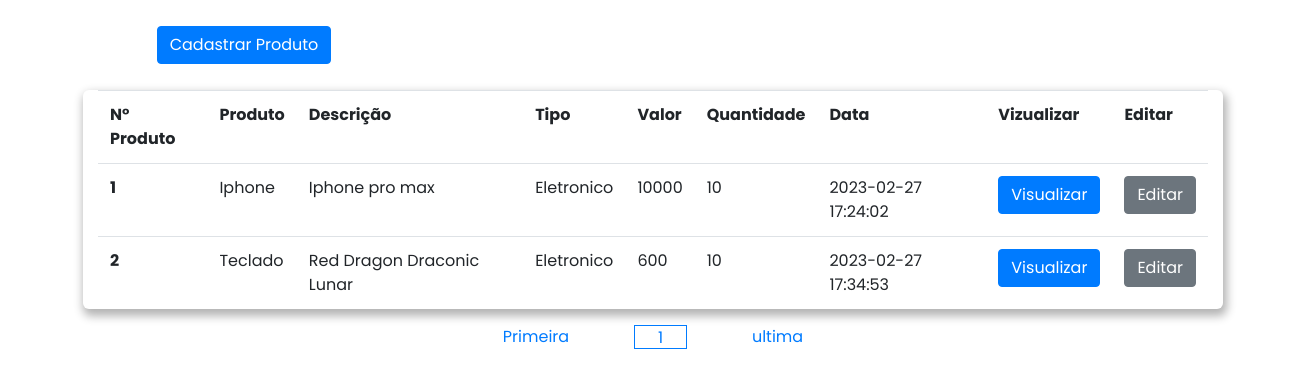
Page /Views/home.php on the committed database.
### tables this page shows
CREATE TABLE `produto` (
  `id_produto` int(11) NOT NULL,
  `nome_produto` varchar(45) NOT NULL,
  `descricao_produto` varchar(45) NOT NULL,
  `tipo_produto` varchar(45) NOT NULL,
  `valor_produto` int(11) NOT NULL,
  `quantidade_produto` int(11) NOT NULL,
  `data_registro` timestamp NOT NULL DEFAULT current_timestamp() ON UPDATE current_timestamp(),
  `detalhes_produto` longtext NOT NULL
);

### Views/Helpers/Listar.php (the view, shortened to what this page needs)
<?php
class ListarProduto
{
  public int $inicio;
 public function List()
 {
    $conexao = new Conn();
    $conn = $conexao->conectar();
    $sql = "SELECT * FROM produto LIMIT {$this->inicio}, 10";
    $resultquery = $conn->prepare($sql);
    $resultquery->execute();
    while ($row_produtos = $resultquery->fetch(PDO::FETCH_ASSOC)):
?>
  <tr>
      <th scope='row'>  <?php  echo $row_produtos['id_produto'];    ?></th>
      <td><?php echo  $row_produtos['nome_produto'];                ?></td>
      <td><?php echo  $row_produtos['descricao_produto'];           ?></td>
      <td><?php echo  $row_produtos['tipo_produto'];                ?></td>
      <td><?php echo  $row_produtos['valor_produto'];               ?></td>
      <td><?php echo $row_produtos['quantidade_produto'];           ?></td>
      <td><?php echo $row_produtos['data_registro']; ?></td>
      <td class='acoes'><a href="/TesteCarletto/Views/detalhes.php?numproduto=<?php echo $row_produtos['id_produto'];?>"><button type='button'name="btnVizualizar" class='btn btn-primary'>Visualizar</button></a></td>
      <td class='acoes'><a href='/TesteCarletto/Views/editar.php?numproduto=<?php echo $row_produtos['id_produto'];?>'><button type='button' class='btn btn-secondary'>Editar</button></a></td>
  </tr>
<?php
    endwhile;
    }
    public function count()
    {
      $conexao = new Conn();
      $conn = $conexao->conectar();
      $sql = "SELECT COUNT(nome_produto) count FROM produto";
      $resultquery = $conn->prepare($sql);
      $resultquery->execute();
      $retorno = $resultquery->fetch()["count"];
      $pag = ceil($retorno / 10);
      return $pag;
    }
}

### Views/home.php (shortened to what this page needs)
<!DOCTYPE html>
<?php
  $pagina= 1;
  $inicio = 1;
  if(isset($_GET['pag'])){
    $pagina = filter_input(INPUT_GET, "pag", FILTER_VALIDATE_INT);
    $inicio = ($pagina * 10) - 10;
  }else{
    $inicio = (1 * 10) - 10;
  }
    require'./Helpers/Listar.php';
    $registro = new ListarProduto();
    $count = $registro->count();
?>
<html lang="en">
<head>
               <link rel="stylesheet" href="https://cdn.jsdelivr.net/npm/bootstrap@4.3.1/dist/css/bootstrap.min.css">
</head>
<body>
<div class="containerPrincipal">
  <div class="menu">
    <div class="btn-group">
        <a href="./cadastrar.php">  <button type="button" class="btn btn-primary">Cadastrar Produto</button></a>
    </div>
  </div>
<div class="container ">
<table class="table">
    <thead class="table">
        <tbody>
            <tr class="table">
                <th  class="scope-col" scope="col">N° Produto</th>
                <th class="scope-col" scope="col">Produto</th>
                <th class="scope-col" scope="col">Descrição</th>
                <th class="scope-col" scope="col">Tipo</th>
                <th class="scope-col" scope="col">Valor</th>
                <th class="scope-col" scope="col">Quantidade</th>
                <th class="scope-col" scope="col">Data</th>
                <th class="scope-col" scope="col">Vizualizar</th>
                <th class="scope-col" scope="col">Editar</th>
            </tr>
  <?php
  $produto = new ListarProduto();
  $produto->inicio = $inicio;
  $produtoselect = $produto->List();
?>
        </tbody>
    </table>
</div>
<div class="paginacao">
<a href="?pag=1">Primeira</a>
  <p style="border-style: solid;width: 4%;text-align: center;border-width: 1px;border-color: #007bff;color: #007bff;"><?=$pagina?></p>
    <a href="?pag=<?=$count ?>">ultima</a>
</div>
</div>
</body>
</html>

### Views/home.php (style rules this page uses)
body { font-family: 'Poppins'; margin:0; padding: 0; }
.menu { position: relative; left: 10%; }
.containerPrincipal { display: list-item; position: relative; }
.container { border-radius: 6px; box-shadow: 2px 5px 10px 2px rgb(0 0 0 / 30%); }
.menu { margin: 2%; column-gap: 5%; }
.btn-group { column-gap: 5%; width:50%; }
.paginacao { position: relative; height: 40px; display: flex; column-gap: 5%; justify-content: center; text-align: center; }

### rows in the picture
produto: id_produto "1", nome_produto "Iphone", descricao_produto "Iphone pro max", tipo_produto "Eletronico", valor_produto "10000", quantidade_produto "10", data_registro "2023-02-27 17:24:02"
produto: id_produto "2", nome_produto "Teclado", descricao_produto "Red Dragon Draconic Lunar", tipo_produto "Eletronico", valor_produto "600", quantidade_produto "10", data_registro "2023-02-27 17:34:53"

### other values in the picture
$pagina "1"
